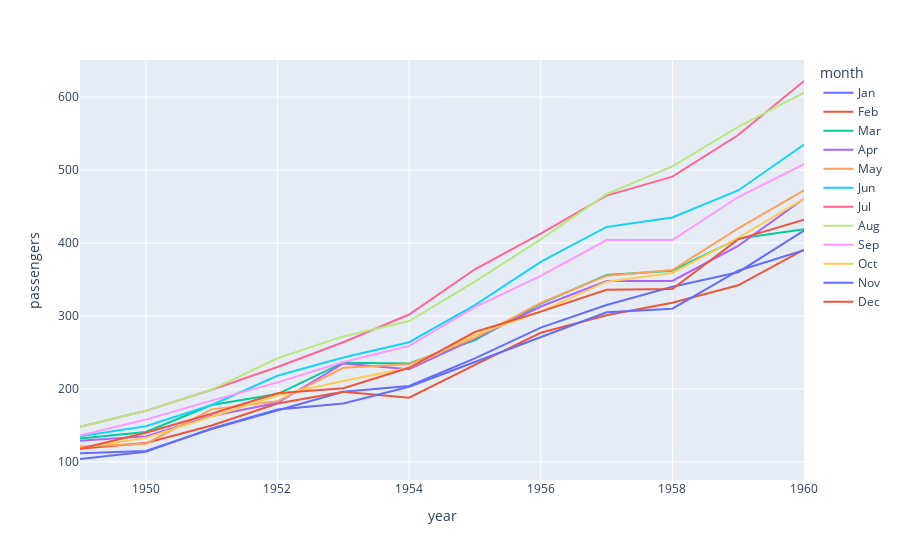

Notebook code cell kept with this figure:
### Code cell
fig = px.line(flights, 
              x='year',
              y='passengers',
              color='month',
            )

fig.show()

### Figure 1 — Plotly figure (JSON) as saved in the notebook; plotly's stock layout.template omitted (floating-point values rounded to 4 significant figures)
{"data": [{"hovertemplate": "month=Jan<br>year=%{x}<br>passengers=%{y}<extra></extra>", "legendgroup": "Jan", "line": {"color": "#636efa", "dash": "solid"}, "marker": {"symbol": "circle"}, "mode": "lines", "name": "Jan", "orientation": "v", "showlegend": true, "type": "scatter", "x": [1949, 1950, 1951, 1952, 1953, 1954, 1955, 1956, 1957, 1958, 1959, 1960], "xaxis": "x", "y": [112, 115, 145, 171, 196, 204, 242, 284, 315, 340, 360, 417], "yaxis": "y"}, {"hovertemplate": "month=Feb<br>year=%{x}<br>passengers=%{y}<extra></extra>", "legendgroup": "Feb", "line": {"color": "#EF553B", "dash": "solid"}, "marker": {"symbol": "circle"}, "mode": "lines", "name": "Feb", "orientation": "v", "showlegend": true, "type": "scatter", "x": [1949, 1950, 1951, 1952, 1953, 1954, 1955, 1956, 1957, 1958, 1959, 1960], "xaxis": "x", "y": [118, 126, 150, 180, 196, 188, 233, 277, 301, 318, 342, 391], "yaxis": "y"}, {"hovertemplate": "month=Mar<br>year=%{x}<br>passengers=%{y}<extra></extra>", "legendgroup": "Mar", "line": {"color": "#00cc96", "dash": "solid"}, "marker": {"symbol": "circle"}, "mode": "lines", "name": "Mar", "orientation": "v", "showlegend": true, "type": "scatter", "x": [1949, 1950, 1951, 1952, 1953, 1954, 1955, 1956, 1957, 1958, 1959, 1960], "xaxis": "x", "y": [132, 141, 178, 193, 236, 235, 267, 317, 356, 362, 406, 419], "yaxis": "y"}, {"hovertemplate": "month=Apr<br>year=%{x}<br>passengers=%{y}<extra></extra>", "legendgroup": "Apr", "line": {"color": "#ab63fa", "dash": "solid"}, "marker": {"symbol": "circle"}, "mode": "lines", "name": "Apr", "orientation": "v", "showlegend": true, "type": "scatter", "x": [1949, 1950, 1951, 1952, 1953, 1954, 1955, 1956, 1957, 1958, 1959, 1960], "xaxis": "x", "y": [129, 135, 163, 181, 235, 227, 269, 313, 348, 348, 396, 461], "yaxis": "y"}, {"hovertemplate": "month=May<br>year=%{x}<br>passengers=%{y}<extra></extra>", "legendgroup": "May", "line": {"color": "#FFA15A", "dash": "solid"}, "marker": {"symbol": "circle"}, "mode": "lines", "name": "May", "orientation": "v", "showlegend": true, "type": "scatter", "x": [1949, 1950, 1951, 1952, 1953, 1954, 1955, 1956, 1957, 1958, 1959, 1960], "xaxis": "x", "y": [121, 125, 172, 183, 229, 234, 270, 318, 355, 363, 420, 472], "yaxis": "y"}, {"hovertemplate": "month=Jun<br>year=%{x}<br>passengers=%{y}<extra></extra>", "legendgroup": "Jun", "line": {"color": "#19d3f3", "dash": "solid"}, "marker": {"symbol": "circle"}, "mode": "lines", "name": "Jun", "orientation": "v", "showlegend": true, "type": "scatter", "x": [1949, 1950, 1951, 1952, 1953, 1954, 1955, 1956, 1957, 1958, 1959, 1960], "xaxis": "x", "y": [135, 149, 178, 218, 243, 264, 315, 374, 422, 435, 472, 535], "yaxis": "y"}, {"hovertemplate": "month=Jul<br>year=%{x}<br>passengers=%{y}<extra></extra>", "legendgroup": "Jul", "line": {"color": "#FF6692", "dash": "solid"}, "marker": {"symbol": "circle"}, "mode": "lines", "name": "Jul", "orientation": "v", "showlegend": true, "type": "scatter", "x": [1949, 1950, 1951, 1952, 1953, 1954, 1955, 1956, 1957, 1958, 1959, 1960], "xaxis": "x", "y": [148, 170, 199, 230, 264, 302, 364, 413, 465, 491, 548, 622], "yaxis": "y"}, {"hovertemplate": "month=Aug<br>year=%{x}<br>passengers=%{y}<extra></extra>", "legendgroup": "Aug", "line": {"color": "#B6E880", "dash": "solid"}, "marker": {"symbol": "circle"}, "mode": "lines", "name": "Aug", "orientation": "v", "showlegend": true, "type": "scatter", "x": [1949, 1950, 1951, 1952, 1953, 1954, 1955, 1956, 1957, 1958, 1959, 1960], "xaxis": "x", "y": [148, 170, 199, 242, 272, 293, 347, 405, 467, 505, 559, 606], "yaxis": "y"}, {"hovertemplate": "month=Sep<br>year=%{x}<br>passengers=%{y}<extra></extra>", "legendgroup": "Sep", "line": {"color": "#FF97FF", "dash": "solid"}, "marker": {"symbol": "circle"}, "mode": "lines", "name": "Sep", "orientation": "v", "showlegend": true, "type": "scatter", "x": [1949, 1950, 1951, 1952, 1953, 1954, 1955, 1956, 1957, 1958, 1959, 1960], "xaxis": "x", "y": [136, 158, 184, 209, 237, 259, 312, 355, 404, 404, 463, 508], "yaxis": "y"}, {"hovertemplate": "month=Oct<br>year=%{x}<br>passengers=%{y}<extra></extra>", "legendgroup": "Oct", "line": {"color": "#FECB52", "dash": "solid"}, "marker": {"symbol": "circle"}, "mode": "lines", "name": "Oct", "orientation": "v", "showlegend": true, "type": "scatter", "x": [1949, 1950, 1951, 1952, 1953, 1954, 1955, 1956, 1957, 1958, 1959, 1960], "xaxis": "x", "y": [119, 133, 162, 191, 211, 229, 274, 306, 347, 359, 407, 461], "yaxis": "y"}, {"hovertemplate": "month=Nov<br>year=%{x}<br>passengers=%{y}<extra></extra>", "legendgroup": "Nov", "line": {"color": "#636efa", "dash": "solid"}, "marker": {"symbol": "circle"}, "mode": "lines", "name": "Nov", "orientation": "v", "showlegend": true, "type": "scatter", "x": [1949, 1950, 1951, 1952, 1953, 1954, 1955, 1956, 1957, 1958, 1959, 1960], "xaxis": "x", "y": [104, 114, 146, 172, 180, 203, 237, 271, 305, 310, 362, 390], "yaxis": "y"}, {"hovertemplate": "month=Dec<br>year=%{x}<br>passengers=%{y}<extra></extra>", "legendgroup": "Dec", "line": {"color": "#EF553B", "dash": "solid"}, "marker": {"symbol": "circle"}, "mode": "lines", "name": "Dec", "orientation": "v", "showlegend": true, "type": "scatter", "x": [1949, 1950, 1951, 1952, 1953, 1954, 1955, 1956, 1957, 1958, 1959, 1960], "xaxis": "x", "y": [118, 140, 166, 194, 201, 229, 278, 306, 336, 337, 405, 432], "yaxis": "y"}], "layout": {"legend": {"title": {"text": "month"}, "tracegroupgap": 0}, "margin": {"t": 60}, "xaxis": {"anchor": "y", "domain": [0, 1], "title": {"text": "year"}}, "yaxis": {"anchor": "x", "domain": [0, 1], "title": {"text": "passengers"}}}}
